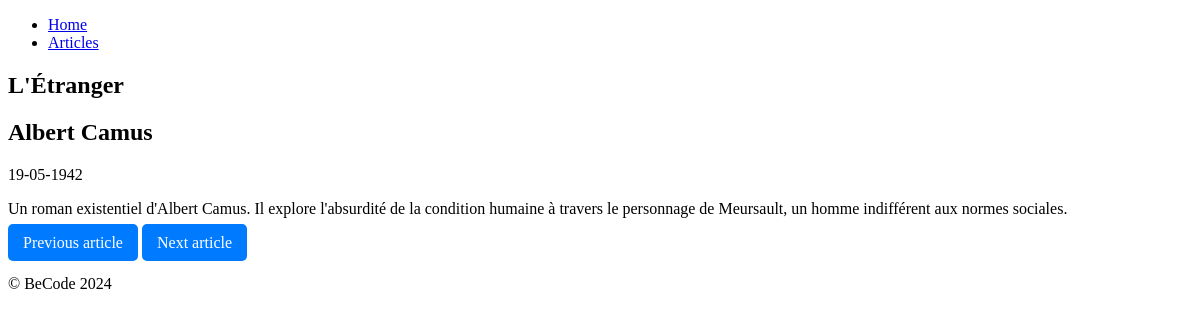
The page /articles/4 on the database its author committed.
### tables this page shows
CREATE TABLE `articles` (
  `id` bigint(9) NOT NULL,
  `title` varchar(255) NOT NULL,
  `description` text NOT NULL,
  `publish_date` date DEFAULT NULL,
  `author` varchar(250) NOT NULL
);

### Controller/ArticleController.php (called while the page is built, shortened)
<?php
class ArticleController
{
    public function show($id)
    {
        $article = $this->getArticleById($id);
        $allIds = $this->getAllArticleIds();
        list($previousId, $nextId) = $this->getAdjacentIds($allIds, $id);
        require __DIR__ . '/../View/articles/show.php';
    }
    private function getArticleById($id)
    {
        include(__DIR__ . '/../config/db-config.php');
        $sql = "SELECT * FROM articles WHERE id = :id";
        $stmt = $pdo->prepare($sql);
        $stmt->bindParam(':id', $id);
        $stmt->execute();
        $rawArticle = $stmt->fetch(PDO::FETCH_ASSOC);
        if ($rawArticle) {
            return new Article($rawArticle['id'], $rawArticle['title'], $rawArticle['description'], $rawArticle['publish_date'], $rawArticle['author']);
        }
        return null;
    }
    private function getAllArticleIds()
    {
        include(__DIR__ . '/../config/db-config.php');
        $sql = "SELECT id FROM articles ORDER BY id";
        $stmt = $pdo->prepare($sql);
        $stmt->execute();
        return $stmt->fetchAll(PDO::FETCH_COLUMN, 0);
    }
    private function getAdjacentIds($allIds, $currentId)
    {
        $currentIndex = array_search($currentId, $allIds);
        $previousId = $currentIndex > 0 ? $allIds[$currentIndex - 1] : null;
        $nextId = $currentIndex < count($allIds) - 1 ? $allIds[$currentIndex + 1] : null;
        return [$previousId, $nextId];
    }
}

### public/index.php (called while the page is built, shortened)
<?php
try {
    require_once __DIR__ . '/../Core/Router.php';
    require_once __DIR__ . '/../Controller/ArticleController.php';
    require_once __DIR__ . '/../Model/Article.php';
    $router = new Router();
    $router->dispatch($_SERVER['REQUEST_METHOD'], $_SERVER['REQUEST_URI']);
} catch (Exception $e) {
    error_log($e->getMessage());
    error_log($e->getTraceAsString());
    http_response_code(500);
    require __DIR__ . '/../View/errors/500.php';
}

### Model/Article.php (called while the page is built, shortened)
<?php
class Article
{
    public ?string $publishDate;
    public function __construct(int $id, string $title, ?string $description, ?string $publishDate, string $author)
    {
        $this->title = $title;
        $this->description = $description;
        $this->publishDate = $publishDate;
        $this->author = $author;
    }
    public function formatPublishDate($format = 'd-m-Y')
    {
        try {
            $date = new DateTime($this->publishDate);
            return $date->format($format);
        } catch (Exception $e) {
            return 'Invalid date format';
        }
    }
}

### View/articles/show.php (the view)
<?php require __DIR__ . '/../includes/header.php' ?>
<section>
    <h1><?= htmlspecialchars($article->title, ENT_QUOTES, 'UTF-8') ?></h1>
    <h2><?= htmlspecialchars($article->author, ENT_QUOTES, 'UTF-8') ?></h2>
    <p><?= htmlspecialchars($article->formatPublishDate(), ENT_QUOTES, 'UTF-8') ?></p>
    <p><?= htmlspecialchars($article->description, ENT_QUOTES, 'UTF-8') ?></p>
    <nav class="navigation">
        <?php if ($previousId) : ?>
            <a href="/articles/<?= htmlspecialchars($previousId, ENT_QUOTES, 'UTF-8') ?>" class="button">Previous article</a>
        <?php else : ?>
            <span class="button disabled">Previous article</span>
        <?php endif; ?>
        <?php if ($nextId) : ?>
            <a href="/articles/<?= htmlspecialchars($nextId, ENT_QUOTES, 'UTF-8') ?>" class="button">Next article</a>
        <?php else : ?>
            <span class="button disabled">Next article</span>
        <?php endif; ?>
        </nav>
</section>
<?php require __DIR__ . '/../includes/footer.php' ?>

### Core/Router.php (shortened to what this page needs)
<?php
class Router
{
    protected $routes = [];
    protected $prefix = '';
    public function addRoute($method, $uri, $action)
    {
        $uri = '/' . trim($this->prefix . '/' . trim($uri, '/'), '/');
        $this->routes[] = [
            'method' => $method,
            'uri' => $uri,
            'action' => $action
        ];
    }
    protected function uriMatches($routeUri, $requestUri, &$matches = [])
    {
        $routeUri = rtrim($routeUri, '/');
        $requestUri = rtrim($requestUri, '/');
        $pattern = preg_replace('/\/{([^\/]+)}/', '/([^/]+)', $routeUri);
        $pattern = "#^" . $pattern . "$#";
        return preg_match($pattern, $requestUri, $matches);
    }
    public function dispatch($method, $uri)
    {
        $uri = $this->removeQueryString($uri);
        foreach ($this->routes as $route) {
            $matches = [];
            if ($route['method'] === $method && $this->uriMatches($route['uri'], $uri, $matches)) {
                array_shift($matches);
                return $this->callAction($route['action'], $matches);
            }
        }
    }
    protected function callAction($action, $params = [])
    {
        if (is_array($action) && count($action) === 2) {
            $controller = new $action[0]();
            return call_user_func_array([$controller, $action[1]], $params);
        }
        throw new Exception("Invalid route action");
    }
    protected function removeQueryString($uri)
    {
        return strtok($uri, '?');
    }
    public function setPrefix($prefix)
    {
        $this->prefix = '/' . trim($prefix, '/');
    }
}

### View/includes/header.php (shortened to what this page needs)
<!doctype html>
<html lang="en">
<head>
    <link rel="stylesheet" href="../../assets/css/style.css">
</head>
<body>
    <header>
        <ul>
            <li>
                <a href="/">Home</a>
            </li>
            <li>
                <a href="/articles">Articles</a>
            </li>
        </ul>
    </header>

### View/includes/footer.php
    <footer>
        &copy; BeCode <?php echo date('Y')?>
    </footer>
</body>
</html>

### assets/css/style.css (style rules this page uses)
nav { min-height: -moz-fit-content; min-height: fit-content; margin-bottom: 2%; }
nav .button { padding: 10px 15px; text-decoration: none; background-color: #007bff; color: white; border-radius: 5px; }

### rows shown on the page
articles: title "L'Étranger", author "Albert Camus", publish_date "19-05-1942", description "Un roman existentiel d'Albert Camus. Il explore l'absurdité de la condition humaine à travers le personnage de Meursault, un homme indifférent aux normes sociales."
